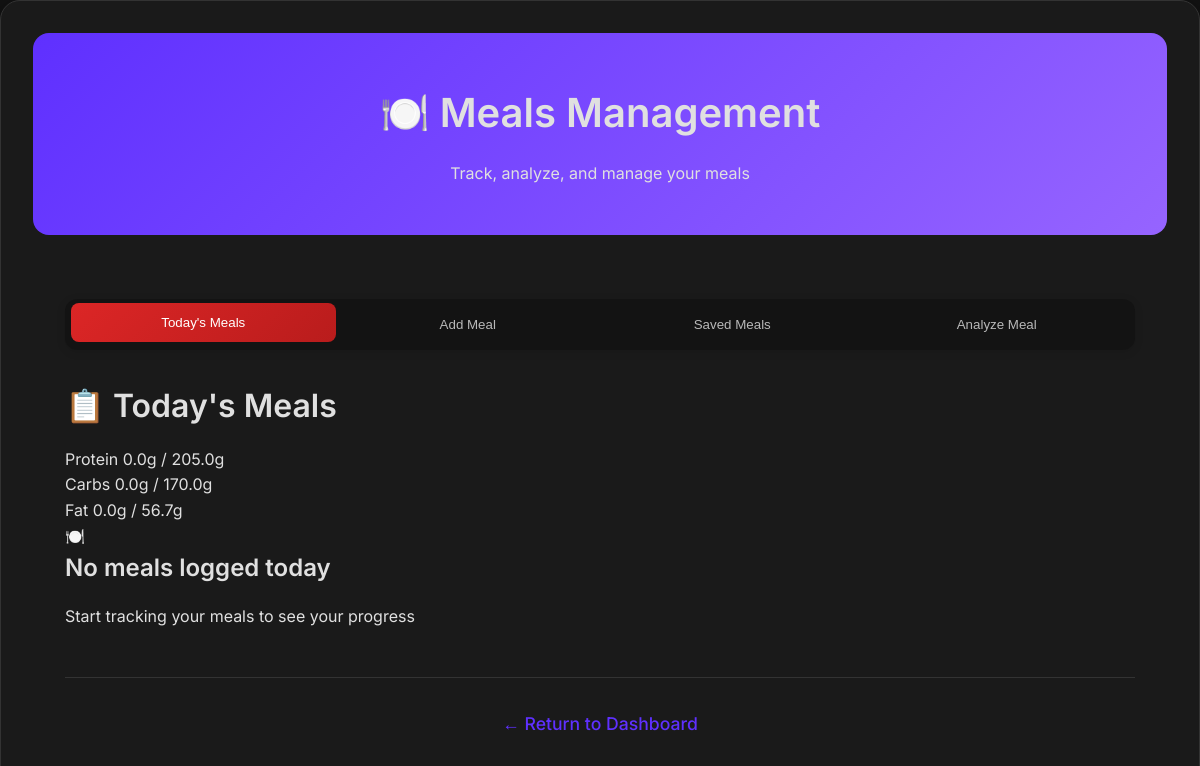
Page /meals (signed in) on the committed database.
### tables this page shows
CREATE TABLE goals (
            id INTEGER PRIMARY KEY AUTOINCREMENT,
            user_id INTEGER,
            weight_goal REAL,
            calorie_goal INTEGER, protein_goal REAL, carbs_goal REAL, fat_goal REAL,
            FOREIGN KEY (user_id) REFERENCES users(id)
        );

### cedhealth_app.py (the view, shortened to what this page needs)
@app.route('/meals', methods=['GET', 'POST'])
def meals():
    if 'user_id' not in session:
        return redirect(url_for('login'))
    nutrition_data = None
    error_message = None
    analyze_results = []
    total_nutrition = {'calories': 0, 'protein': 0, 'fat': 0, 'carbs': 0, 'fiber': 0}
    date_filter = request.args.get('date')
    if not date_filter:
        date_filter = datetime.now().date().isoformat()
    user_id = session['user_id']
    conn = sqlite3.connect('cedhealth.db')
    c = conn.cursor()
    c.execute('SELECT * FROM meals WHERE user_id = ? AND date = ? ORDER BY id DESC',
              (user_id, date_filter))
    meals_by_user = c.fetchall()
    c.execute('SELECT SUM(protein), SUM(carbs), SUM(fat) FROM meals WHERE user_id = ? AND date = ?',
              (user_id, date_filter))
    macro_totals = c.fetchone()
    c.execute('SELECT protein_goal, carbs_goal, fat_goal FROM goals WHERE user_id = ?', (user_id,))
    macro_goals = c.fetchone()
    c.execute('''
        SELECT sm.id, sm.meal_name, sm.created_date,
               SUM(smi.calories) as total_calories,
               SUM(smi.protein) as total_protein,
               SUM(smi.fat) as total_fat,
               SUM(smi.carbs) as total_carbs
        FROM saved_meals sm
        LEFT JOIN saved_meal_items smi ON sm.id = smi.saved_meal_id
        WHERE sm.user_id = ?
        GROUP BY sm.id, sm.meal_name, sm.created_date
        ORDER BY sm.created_date DESC
    ''', (user_id,))
    saved_meals_data = c.fetchall()
    conn.close()
    return render_template('meals.html',
                           meals=meals_by_user,
                           selected_date=date_filter,
                           nutrition_data=nutrition_data,
                           error_message=error_message,
                           macro_totals=macro_totals,
                           macro_goals=macro_goals,
                           current_date=datetime.now().date().isoformat(),
                           saved_meals=saved_meals_data,
                           analyze_results=analyze_results,
                           total_nutrition=total_nutrition)

### templates/meals.html (shortened to what this page needs)
<!DOCTYPE html>
<html lang="en">
<head>
    <link rel="stylesheet" href="/static/style.css">
</head>
<body>
    <div class="container">
        <div class="header">
            <h1>🍽️ Meals Management</h1>
            <p>Track, analyze, and manage your meals</p>
        </div>
        <div class="content">
            <div class="meal-tabs">
                <button class="meal-tab active" onclick="switchTab('daily-log')">Today's Meals</button>
                <button class="meal-tab" onclick="switchTab('add-meal')">Add Meal</button>
                <button class="meal-tab" onclick="switchTab('saved-meals')">Saved Meals</button>
                <button class="meal-tab" onclick="switchTab('analyze-meal')">Analyze Meal</button>
            </div>
            <div id="daily-log" class="tab-content active">
                <div class="section-card">
                    <h2>📋 Today's Meals</h2>
                    <div class="macro-grid">
                        <div class="macro-item">
                            <div class="macro-header">
                                <span class="macro-label">Protein</span>
                                <span class="macro-progress">
                                    {{ "%.1f"|format(macro_totals[0] or 0) }}g / {{ "%.1f"|format(macro_goals[0] or 0) }}g
                                </span>
                            </div>
                        </div>
                        <div class="macro-item">
                            <div class="macro-header">
                                <span class="macro-label">Carbs</span>
                                <span class="macro-progress">
                                    {{ "%.1f"|format(macro_totals[1] or 0) }}g / {{ "%.1f"|format(macro_goals[1] or 0) }}g
                                </span>
                            </div>
                        </div>
                        <div class="macro-item">
                            <div class="macro-header">
                                <span class="macro-label">Fat</span>
                                <span class="macro-progress">
                                    {{ "%.1f"|format(macro_totals[2] or 0) }}g / {{ "%.1f"|format(macro_goals[2] or 0) }}g
                                </span>
                            </div>
                        </div>
                    </div>
                    {% if meals %}
                        <div class="meals-grid">
                            {% for meal in meals %}
                                <div class="meal-card">
                                    <div class="meal-header">
                                        <h3>{{ meal[2] }}</h3>
                                        <span class="meal-date">{{ meal[7] }}</span>
                                    </div>
                                    <div class="meal-nutrition">
                                        <div class="nutrition-item">
                                            <span class="value">{{ "%.0f"|format(meal[3]) }}</span>
                                            <span class="label">Calories</span>
                                        </div>
                                        <div class="nutrition-item">
                                            <span class="value">{{ "%.1f"|format(meal[4]) }}g</span>
                                            <span class="label">Protein</span>
                                        </div>
                                        <div class="nutrition-item">
                                            <span class="value">{{ "%.1f"|format(meal[5]) }}g</span>
                                            <span class="label">Fat</span>
                                        </div>
                                        <div class="nutrition-item">
                                            <span class="value">{{ "%.1f"|format(meal[6]) }}g</span>
                                            <span class="label">Carbs</span>
                                        </div>
                                    </div>
                                    <form method="POST" action="{{ url_for('delete_meal', meal_id=meal[0]) }}">
                                        <button type="submit" class="btn btn-danger" onclick="return confirm('Delete this meal?')">Delete</button>
                                    </form>
                                </div>
                            {% endfor %}
                        </div>
                    {% else %}
                        <div class="empty-state">
                            <div class="empty-icon">🍽️</div>
                            <h3>No meals logged today</h3>
                            <p>Start tracking your meals to see your progress</p>
                        </div>
                    {% endif %}
                </div>
            </div>
            <div class="back-link">
                <a href="/dashboard">← Return to Dashboard</a>
            </div>
        </div>
    </div>
</body>
</html>

### static/style.css (style rules this page uses)
* { margin: 0; padding: 0; box-sizing: border-box; }
:root { --primary-bg: #121212; --secondary-bg: #1A1A1A; --tertiary-bg: #2A2A2A; --card-bg: #1A1A1A; --accent-color: #5f30ff; --accent-gradient: linear-gradient(135deg, #5f30ff 0%, #9664ff 100%); --accent-hover: #7c3aed; --text-primary: #e0e0e0; --text-secondary: #B8B8B8; --text-muted: #888888; --border-color: #333333; --shadow-light: rgba(95, 48, 255, 0.1); --shadow-medium: rgba(0, 0, 0, 0.3); --shadow-heavy: rgba(0, 0, 0, 0.5); --radius-sm: 8px; --radius-md: 12px; --radius-lg: 16px; --radius-xl: 20px; --space-xs: 0.5rem; --space-sm: 0.75rem; --space-md: 1rem; --space-lg: 1.5rem; --space-xl: 2rem; --space-2xl: 3rem; }
body { font-family: 'Inter', 'Poppins', -apple-system, BlinkMacSystemFont, 'Segoe UI', Roboto, sans-serif; line-height: 1.6; color: var(--text-primary); background-color: var(--primary-bg); min-height: 100vh; font-weight: 400; }
h1, h2, h3, h4, h5, h6 { font-weight: 600; margin-bottom: var(--space-md); color: var(--text-primary); font-family: 'Inter', sans-serif; }
h1 { font-size: 2.5rem; }
h2 { font-size: 2rem; }
h3 { font-size: 1.5rem; }
p, span, div, label, li, td, th { color: var(--text-primary); font-family: 'Inter', sans-serif; }
a { color: var(--accent-color); text-decoration: none; transition: color 0.3s ease; }
.container { max-width: 1200px; margin: 0 auto; padding: var(--space-xl); background: var(--card-bg); border-radius: var(--radius-xl); box-shadow: 0 8px 32px var(--shadow-medium); border: 1px solid var(--border-color); }
.header, .page-header { background: var(--accent-gradient); color: white; padding: var(--space-2xl) var(--space-xl); text-align: center; border-radius: var(--radius-lg); margin-bottom: var(--space-xl); position: relative; }
.back-link { text-align: center; margin-top: var(--space-2xl); padding-top: var(--space-xl); border-top: 1px solid var(--border-color); }
.back-link a { color: var(--accent-color); text-decoration: none; font-weight: 500; transition: color 0.3s ease; font-size: 1.1rem; }
.content { padding: var(--space-xl); }

### templates/meals.html (style rules this page uses)
.meal-tabs { display: flex; background: rgba(20, 20, 20, 0.95); border-radius: 12px; padding: 6px; margin-bottom: 30px; box-shadow: 0 2px 10px rgba(0, 0, 0, 0.1); }
.meal-tab { flex: 1; padding: 12px 20px; background: transparent; border: none; border-radius: 8px; color: rgba(255, 255, 255, 0.7); font-weight: 500; cursor: pointer; transition: all 0.3s ease; }
.meal-tab.active { background: linear-gradient(135deg, #dc2626 0%, #b91c1c 100%); color: white; transform: translateY(-2px); }
.tab-content { display: none; }
.tab-content.active { display: block; }

### rows in the picture
goals: protein_goal "205.0", carbs_goal "170.0", fat_goal "56.7"

### other values in the picture
{{ "%.1f"|format(macro_totals[0] or 0) }} "0.0"
{{ "%.1f"|format(macro_totals[1] or 0) }} "0.0"
{{ "%.1f"|format(macro_totals[2] or 0) }} "0.0"
